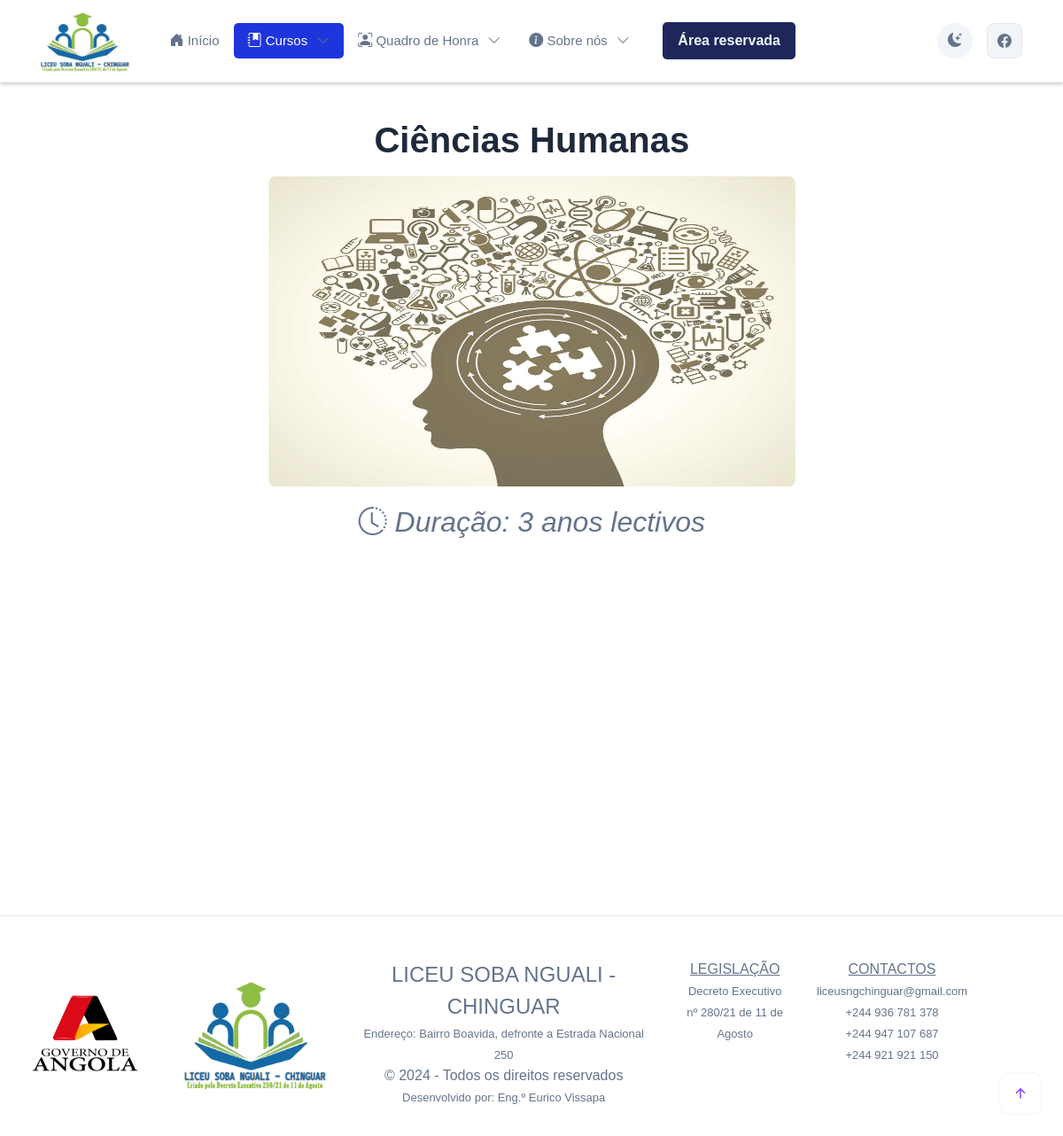
The app's page /detalhes_curso/4 with its own data.
### gestao/models.py (models this page shows, shortened)
class cursos(models.Model):
    figura = models.ImageField(upload_to='img')
    nome_do_curso = models.CharField(max_length=100,unique=True)
    sigla = models.CharField(max_length=20)
    perfil_de_entrada = models.TextField()
    perfil_de_saida = models.TextField()
    classe_10 = models.TextField(verbose_name='Disciplinas da 10ª Classe')
    classe_11 = models.TextField(verbose_name='Disciplinas da 11ª Classe')
    classe_12 = models.TextField(verbose_name='Disciplinas da 12ª Classe')
    duracao = models.CharField(max_length=10,verbose_name='Duração')
    total_disc = models.IntegerField(verbose_name='Total de Disciplinas do Curriculo')

### visitantes/views.py (the view)
# urls.py: path('detalhes_curso/<int:pk>', views.detalhes_curso, name='detalhes_curso'),
def detalhes_curso(request,pk):
    data = {}
    data['curso'] = get_object_or_404(cursos,pk=pk)
    data['quadro_de_honra1'] = quadro_de_honra.objects.all()
    data['cursos'] = cursos.objects.all()
    return render(request,'listar/detalhes_curso.html',data)

### visitantes/templates/listar/detalhes_curso.html (shortened to what this page needs)
{% extends 'base.html' %}
{% load static %}
{% block active2 %}
 active
{% endblock active2 %}
{% block color2 %}
text-white
{% endblock color2 %}
{% block active22 %}
 active
{% endblock active22 %}
{% block color22 %}
text-white
{% endblock color22 %}
{% block main %}
<section class="container py-6" data-cue="fadeIn" data-show="true" style="animation-name: fadeIn; animation-duration: 600ms; animation-timing-function: ease; animation-delay: 0ms; animation-direction: normal; animation-fill-mode: both;">
    <div class="row justify-content-center">
       <div class="col-xl-8 col-lg-10 col-12" data-cues="zoomIn" data-group="page-title" data-delay="700" data-disabled="true">
          <div class="text-center d-flex flex-column gap-5" data-cue="zoomIn" data-group="page-title" data-delay="700" data-show="true" style="animation-name: zoomIn; animation-duration: 600ms; animation-timing-function: ease; animation-delay: 700ms; animation-direction: normal; animation-fill-mode: both;">
             <div class="d-flex flex-column gap-3 mx-lg-8">
                <h5 class="mb-0 display-6">{{ curso.nome_do_curso }}</h5>
                <img width="100%" height="350" src="{{ curso.figura.url }}" class="rounded mx-auto d-block" alt="...">
                <i style="font-size: xx-large;" class="bi bi-clock-history"> Duração: {{ curso.duracao }} lectivos</i>
             </div>
          </div>
       </div>
    </div>
 </section>
         <section class="container py-lg-2 py-5" data-cue="fadeIn" data-show="true" style="animation-name: fadeIn; animation-duration: 600ms; animation-timing-function: ease; animation-delay: 0ms; animation-direction: normal; animation-fill-mode: both;">
            <div class="row g-6">
             </div>
         </section>
{% endblock main %}

### static/css/style.css (style rules this page uses)
* { font-family: 'Barlow', sans-serif; }
i { font-size: medium; }

### static/css/scrollCue.css (style rules this page uses)
[data-cue="fadeIn"], [data-cues="fadeIn"] > * { opacity: 0; }
[data-cue="zoomIn"], [data-cues="zoomIn"] > * { opacity: 0; }

### visitantes/templates/base.html (style rules this page uses)
* { font-family: 'Barlow', sans-serif; }
i { font-size: medium; }

### records on screen
cursos: nome_do_curso "Ciências Humanas", figura (picture), duracao "3 anos"

### other values on screen
{{ 2024 }} "2024"
